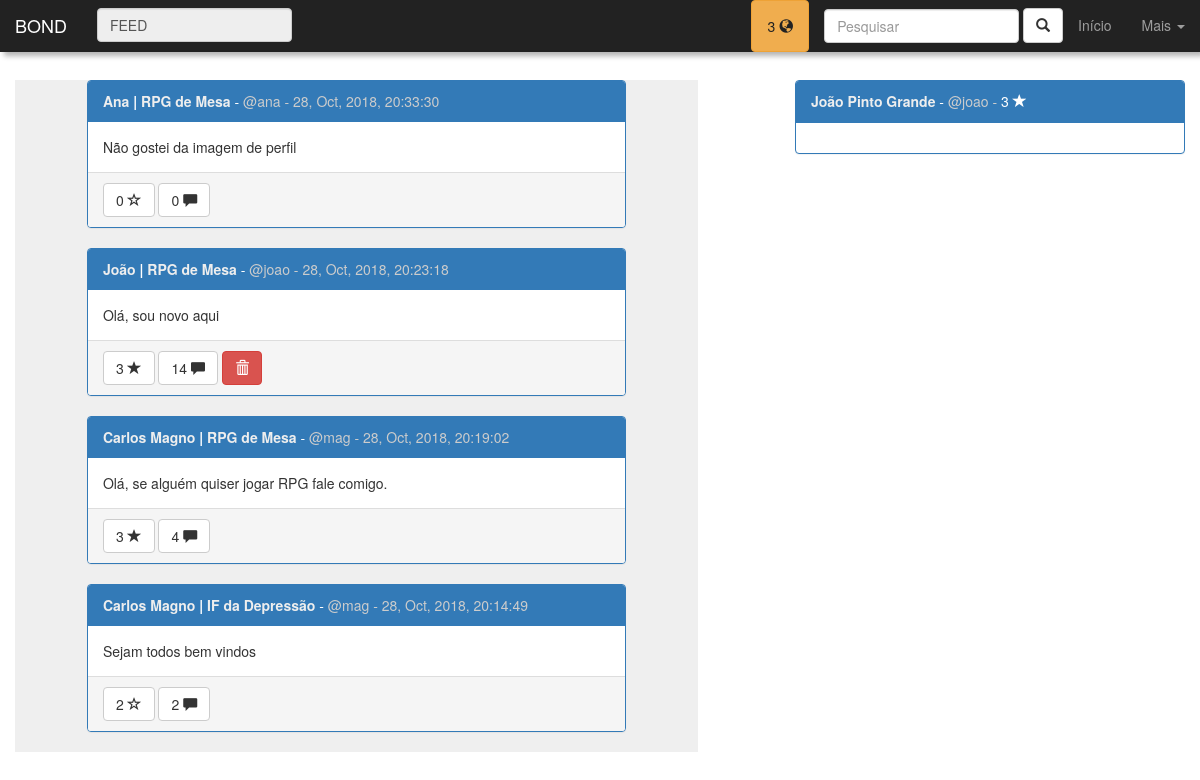
Before: /home.php (signed in) with the older database file.
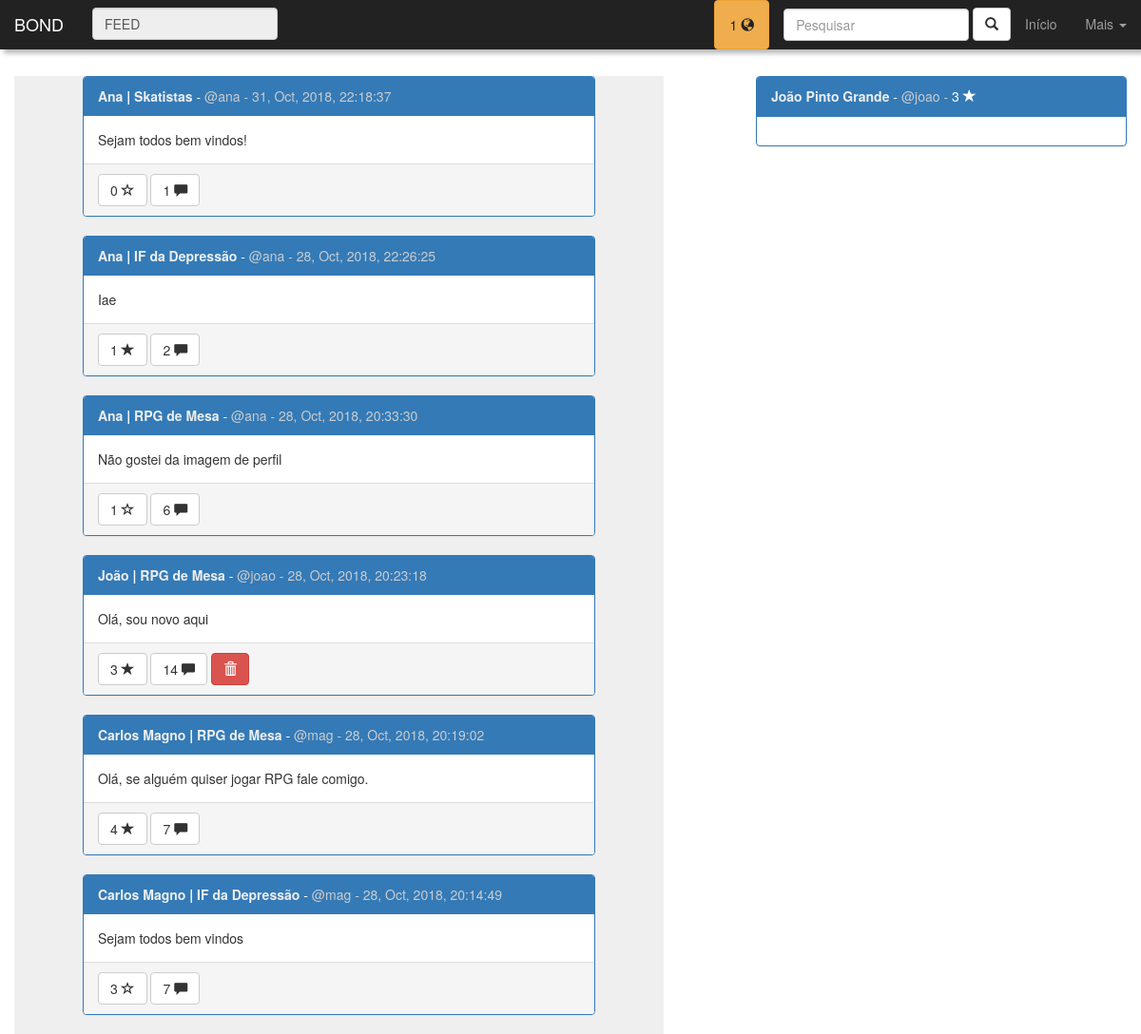
After: the same page with the newer database file.
### tables this page shows
CREATE TABLE IF NOT EXISTS `posts` (
  `id_post` int(11) NOT NULL AUTO_INCREMENT,
  `user` int(11) NOT NULL,
  `community` int(11) NOT NULL,
  `post_text` text NOT NULL,
  `post_pic` varchar(200) DEFAULT NULL,
  `r_date` datetime DEFAULT CURRENT_TIMESTAMP,
  `likes` int(11) DEFAULT '0',
  PRIMARY KEY (`id_post`)
);

CREATE TABLE IF NOT EXISTS `users` (
  `id_user` int(11) NOT NULL AUTO_INCREMENT,
  `username` varchar(20) NOT NULL,
  `first_name` varchar(60) NOT NULL,
  `last_name` varchar(80) NOT NULL,
  `birthday` date NOT NULL,
  `profile_pic` varchar(200) DEFAULT 'assets/img/default-user-icon.png',
  `passwd` varchar(32) NOT NULL,
  `r_date` datetime NOT NULL DEFAULT CURRENT_TIMESTAMP,
  `gender` enum('M','F','O') DEFAULT NULL,
  `stars` int(11) DEFAULT '0',
  PRIMARY KEY (`id_user`)
);

CREATE TABLE IF NOT EXISTS `communities` (
  `id_community` int(11) NOT NULL AUTO_INCREMENT,
  `community_name` varchar(100) NOT NULL,
  `r_date` datetime DEFAULT CURRENT_TIMESTAMP,
  `profile_pic` varchar(200) DEFAULT 'assets/img/default-community-icon.png',
  `community_description` varchar(500) DEFAULT NULL,
  `members` int(11) DEFAULT '0',
  PRIMARY KEY (`id_community`)
);

### home.php (the view, shortened to what the changed rows need)
<?php
$id_user = $_SESSION["id_user"];
$conn = connect();
$sql = "SELECT COUNT(*) as qnt FROM notifications WHERE user = $id_user AND seen = 'n'";
if($q = mysqli_query($conn, $sql)){
  $notifications = mysqli_fetch_assoc($q)["qnt"];
}else{
  $notifications = 0;
}
?>
<!DOCTYPE html>
<html lang="PT-BR">
  <head>
    <link href="css/bootstrap.min.css" rel="stylesheet">
    <link rel="stylesheet" href="css/pattern.css">
  </head>
<body>
<nav class="navbar navbar-inverse navbar-fixed-top" id="navbar-menu">
  <div class="container-fluid">
    <div class="navbar-header">
      <a class="navbar-brand" href="#">BOND</a>
    </div>
    <div class="collapse navbar-collapse" id="bs-example-navbar-collapse-1">
      <ul class="nav navbar-nav navbar-right">
      <li>
        <?php
        if($notifications>0){
          echo '<a href="notifications.php" class="btn btn-warning" id="dark-text-nav">'.$notifications
          .' <span class="glyphicon glyphicon-globe"></span></a>';
        }else{
          echo '<a href="notifications.php" class="btn btn-default"><span class="glyphicon glyphicon-globe"></span></a>';
        }
        ?></li>
      </ul>
    </div>
  </div>
</nav>
<div class="container" id="main-container">
<div class="row">
<div class="col-xs-12 col-lg-7">
<div class="row panel-gray">
    <div class="col-lg-10 col-lg-offset-1">
        <?php
         $conn = connect();
         $sql = "SELECT * FROM is_part_of WHERE user = $id_user";
         if($query = mysqli_query($conn, $sql)){
           $array = array();
           while($row = mysqli_fetch_assoc($query)){
             $array[] = $row;
            }
          $array2 = array();
          foreach($array as $communities){
            $id_community = $communities["community"];
            $sql = "SELECT *, date_format(posts.r_date, '%d, %b, %Y, %T') as data_f FROM posts
            JOIN users ON posts.user = users.id_user JOIN communities ON posts.community = communities.id_community
            WHERE community = '$id_community' ORDER BY posts.r_date DESC,  posts.likes DESC";
            if($query2 = mysqli_query($conn, $sql)){
              while($post = mysqli_fetch_assoc($query2)){
                $array2[] = $post;
              }
            }
          }
          usort($array2, "organizer");
          foreach($array2 as $post){
            $text = $post["post_text"];
            $likes = $post["likes"];
            $id_post = $post["id_post"];
            $id_community = $post["id_community"];
            $sql = "SELECT count(*) as comments FROM comments WHERE post = $id_post";
            if($q = mysqli_query($conn, $sql)){
                $comments_qnt = mysqli_fetch_assoc($q)["comments"];
            }else{
                $comments_qnt = '';
            }
            if($post["user"] == $id_user){
              $link = "profile.php";
            }else{
              $link = "see_profile.php?p=".$post["user"];
            }
            echo "<div class='panel panel-primary'>
            <div class='panel-heading'><a href='$link' class='gray-text-link'><strong>".$post["first_name"]."</a> |
            <a href='see_community.php?c=$id_community' class='gray-text-link'>".$post["community_name"]
            ."</a></strong> - <span class='gray-text'>@".$post["username"]." - ";
            echo $post["data_f"]."</span></div>
            <div class='panel-body'>
             $text
            </div>
            <div class='panel-footer'> ";
            $sql = "SELECT * FROM likes WHERE post = $id_post AND user = $id_user";
            if(isset(mysqli_fetch_assoc(mysqli_query($conn, $sql))["post"])){
             echo "<a href='like_post.php?p=$id_post&m=unlike&l=home.php'
             title='Gostei' class='btn btn-default' id='like-btn'>$likes <span class='glyphicon glyphicon-star'>
             </span></a>";
            }else{
              echo "<a href='like_post.php?p=$id_post&m=like&l=home.php'
               title='Não gostei' class='btn btn-default' id='like-btn'>$likes <span class='glyphicon glyphicon-star-empty'>
               </span></a>";
            }
            echo " <a href='see_post.php?p=$id_post'
             title='Comentar' class='btn btn-default' id='like-btn'>".$comments_qnt." <span class='glyphicon glyphicon-comment'>
             </span></a>";
            if($post["id_user"] == $id_user){
             echo " <a href='del_post.php?p=$id_post&l=home.php'
             title='Apagar' class='btn btn-danger' id='like-btn'><span class='glyphicon glyphicon-trash'>
             </span></a>";
            }
            echo "</div>
          </div>";
          }
          }
        ?>
    </div>
</div>
</div>
</div>
</div>
</body>
</html>

Changed rows visible on the page:
added posts: users.first_name "Ana", communities.community_name "Skatistas", users.username "ana", data_f "31, Oct, 2018, 22:18:37", post_text "Sejam todos bem vindos!", likes "0", comments_qnt "1"
added posts: users.first_name "Ana", communities.community_name "IF da Depressão", users.username "ana", data_f "28, Oct, 2018, 22:26:25", post_text "Iae", likes "1", comments_qnt "2"
changed posts "Não gostei da imagem de perfil": likes "0" → "1"; comments_qnt "0" → "6"
changed posts "Olá, se alguém quiser jogar RPG fale comigo.": likes "3" → "4"; comments_qnt "4" → "7"
changed posts "Sejam todos bem vindos": likes "2" → "3"; comments_qnt "2" → "7"
Other visible differences:
$notifications: "3" → "1"
